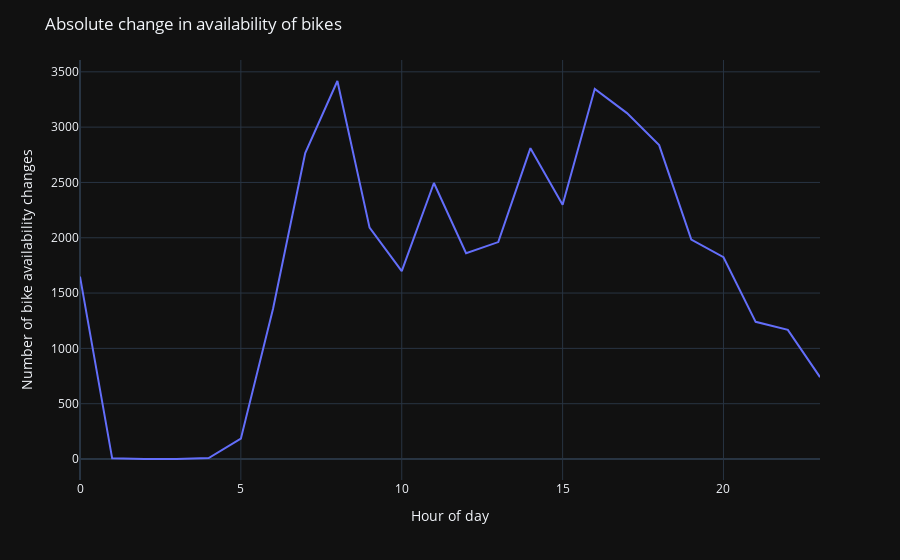

Here is the notebook cell this chart was saved with:
### Code cell
# Graph the absolute change in number of bikes at a station by the hour of day
stations.change_in_bikes = abs(stations['num_bikes_available'] - stations['num_bikes_available'].shift(-1)) * stations['station_id'] == stations['station_id'].shift(-1)
stations['change_in_bikes'] = stations['same_station_as_previous_row'] * abs(stations['num_bikes_available'] - stations['num_bikes_available'].shift(-1))

changed_by_hour = stations.groupby(stations.last_reported.dt.hour).change_in_bikes.sum()
fig = px.line(
    changed_by_hour, y='change_in_bikes', labels={'change_in_bikes': 'Number of bike availability changes', 'last_reported': 'Hour of day'}
)
fig.update_layout(title='Absolute change in availability of bikes')
fig

### Figure 1 — Plotly figure (JSON) as saved in the notebook; plotly's stock layout.template omitted (floating-point values rounded to 4 significant figures)
{"data": [{"hovertemplate": "Hour of day=%{x}<br>Number of bike availability changes=%{y}<extra></extra>", "legendgroup": "", "line": {"color": "#636efa", "dash": "solid"}, "marker": {"symbol": "circle"}, "mode": "lines", "name": "", "orientation": "v", "showlegend": false, "type": "scatter", "x": [0, 1, 2, 3, 4, 5, 6, 7, 8, 9, 10, 11, 12, 13, 14, 15, 16, 17, 18, 19, 20, 21, 22, 23], "xaxis": "x", "y": [1649, 6, 0, 0, 9, 184, 1358, 2766, 3417, 2091, 1699, 2495, 1860, 1961, 2810, 2298, 3346, 3127, 2837, 1984, 1824, 1240, 1167, 740], "yaxis": "y"}], "layout": {"legend": {"tracegroupgap": 0}, "margin": {"t": 60}, "title": {"text": "Absolute change in availability of bikes"}, "xaxis": {"anchor": "y", "domain": [0, 1], "title": {"text": "Hour of day"}}, "yaxis": {"anchor": "x", "domain": [0, 1], "title": {"text": "Number of bike availability changes"}}}}
